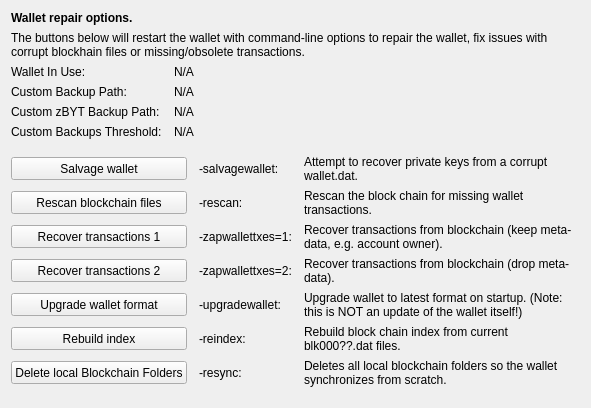
     <widget class="QWidget" name="tab_repair">
      <attribute name="title">
       <string>&amp;Wallet Repair</string>
      </attribute>
      <layout class="QGridLayout" name="gridLayout_4" columnstretch="0,0,0,0">
       <property name="horizontalSpacing">
        <number>12</number>
       </property>
       <item row="0" column="0" colspan="4">
        <widget class="QLabel" name="label_repair_header">
         <property name="font">
          <font>
           <weight>75</weight>
           <bold>true</bold>
          </font>
         </property>
         <property name="text">
          <string>Wallet repair options.</string>
         </property>
        </widget>
       </item>
       <item row="1" column="0" colspan="4">
        <widget class="QLabel" name="label_repair_helptext">
         <property name="font">
          <font>
           <weight>50</weight>
           <bold>false</bold>
          </font>
         </property>
         <property name="text">
          <string>The buttons below will restart the wallet with command-line options to repair the wallet, fix issues with corrupt blockhain files or missing/obsolete transactions.</string>
         </property>
         <property name="wordWrap">
          <bool>true</bool>
         </property>
        </widget>
       </item>
       <item row="2" column="0">
        <widget class="QLabel" name="wallet_path_label">
         <property name="text">
          <string>Wallet In Use:</string>
         </property>
        </widget>
       </item>
       <item row="2" column="1" colspan="3">
        <widget class="QLabel" name="wallet_path">
         <property name="cursor">
          <cursorShape>IBeamCursor</cursorShape>
         </property>
         <property name="text">
          <string>N/A</string>
         </property>
         <property name="textFormat">
          <enum>Qt::PlainText</enum>
         </property>
         <property name="textInteractionFlags">
          <set>Qt::LinksAccessibleByMouse|Qt::TextSelectableByKeyboard|Qt::TextSelectableByMouse</set>
         </property>
        </widget>
       </item>
       <item row="3" column="0">
        <widget class="QLabel" name="wallet_custombackuppath_label">
         <property name="text">
          <string>Custom Backup Path:</string>
         </property>
         <property name="visible">
          <bool>false</bool>
         </property>
        </widget>
       </item>
       <item row="3" column="1" colspan="3">
        <widget class="QLabel" name="wallet_custombackuppath">
         <property name="cursor">
          <cursorShape>IBeamCursor</cursorShape>
         </property>
         <property name="text">
          <string>N/A</string>
         </property>
         <property name="textFormat">
          <enum>Qt::PlainText</enum>
         </property>
         <property name="textInteractionFlags">
          <set>Qt::LinksAccessibleByMouse|Qt::TextSelectableByKeyboard|Qt::TextSelectableByMouse</set>
         </property>
         <property name="visible">
          <bool>false</bool>
         </property>
        </widget>
       </item>
       <item row="4" column="0">
        <widget class="QLabel" name="wallet_customzbytbackuppath_label">
         <property name="text">
          <string>Custom zBYT Backup Path:</string>
         </property>
         <property name="visible">
          <bool>false</bool>
         </property>
        </widget>
       </item>
       <item row="4" column="1" colspan="3">
        <widget class="QLabel" name="wallet_customzbytbackuppath">
         <property name="cursor">
          <cursorShape>IBeamCursor</cursorShape>
         </property>
         <property name="text">
          <string>N/A</string>
         </property>
         <property name="textFormat">
          <enum>Qt::PlainText</enum>
         </property>
         <property name="textInteractionFlags">
          <set>Qt::LinksAccessibleByMouse|Qt::TextSelectableByKeyboard|Qt::TextSelectableByMouse</set>
         </property>
         <property name="visible">
          <bool>false</bool>
         </property>
        </widget>
       </item>
       <item row="5" column="0">
        <widget class="QLabel" name="wallet_custombackupthreshold_label">
         <property name="text">
          <string>Custom Backups Threshold:</string>
         </property>
         <property name="visible">
          <bool>false</bool>
         </property>
        </widget>
       </item>
       <item row="5" column="1" colspan="3">
        <widget class="QLabel" name="wallet_custombackupthreshold">
         <property name="cursor">
          <cursorShape>IBeamCursor</cursorShape>
         </property>
         <property name="text">
          <string>N/A</string>
         </property>
         <property name="textFormat">
          <enum>Qt::PlainText</enum>
         </property>
         <property name="textInteractionFlags">
          <set>Qt::LinksAccessibleByMouse|Qt::TextSelectableByKeyboard|Qt::TextSelectableByMouse</set>
         </property>
         <property name="visible">
          <bool>false</bool>
         </property>
        </widget>
       </item>
       <item row="6" column="0">
        <spacer name="verticalSpacer_repair1">
         <property name="orientation">
          <enum>Qt::Vertical</enum>
         </property>
         <property name="sizeHint" stdset="0">
          <size>
           <width>10</width>
           <height>10</height>
          </size>
         </property>
        </spacer>
       </item>
       <item row="7" column="0" colspan="2">
        <widget class="QPushButton" name="btn_salvagewallet">
         <property name="minimumSize">
          <size>
           <width>100</width>
           <height>23</height>
          </size>
         </property>
         <property name="text">
          <string>Salvage wallet</string>
         </property>
        </widget>
       </item>
       <item row="7" column="2">
        <widget class="QLabel" name="label_repair_salvage_command">
         <property name="text">
          <string notr="true">-salvagewallet:</string>
         </property>
        </widget>
       </item>
       <item row="7" column="3">
        <widget class="QLabel" name="label_repair_salvage">
         <property name="text">
          <string>Attempt to recover private keys from a corrupt wallet.dat.</string>
         </property>
         <property name="wordWrap">
          <bool>true</bool>
         </property>
        </widget>
       </item>
       <item row="8" column="0" colspan="2">
        <widget class="QPushButton" name="btn_rescan">
         <property name="minimumSize">
          <size>
           <width>100</width>
           <height>23</height>
          </size>
         </property>
         <property name="text">
          <string>Rescan blockchain files</string>
         </property>
        </widget>
       </item>
       <item row="8" column="2">
        <widget class="QLabel" name="label_repair_rescan_command">
         <property name="text">
          <string notr="true">-rescan:</string>
         </property>
        </widget>
       </item>
       <item row="8" column="3">
        <widget class="QLabel" name="label_repair_rescan">
         <property name="text">
          <string>Rescan the block chain for missing wallet transactions.</string>
         </property>
         <property name="wordWrap">
          <bool>true</bool>
         </property>
        </widget>
       </item>
       <item row="9" column="0" colspan="2">
        <widget class="QPushButton" name="btn_zapwallettxes1">
         <property name="minimumSize">
          <size>
           <width>100</width>
           <height>23</height>
          </size>
         </property>
         <property name="text">
          <string>Recover transactions 1</string>
         </property>
        </widget>
       </item>
       <item row="9" column="2">
        <widget class="QLabel" name="label_repair_zap1_command">
         <property name="text">
          <string notr="true">-zapwallettxes=1:</string>
         </property>
        </widget>
       </item>
       <item row="9" column="3">
        <widget class="QLabel" name="label_repair_zap1">
         <property name="text">
          <string>Recover transactions from blockchain (keep meta-data, e.g. account owner).</string>
         </property>
         <property name="wordWrap">
          <bool>true</bool>
         </property>
        </widget>
       </item>
       <item row="10" column="0" colspan="2">
        <widget class="QPushButton" name="btn_zapwallettxes2">
         <property name="minimumSize">
          <size>
           <width>100</width>
           <height>23</height>
          </size>
         </property>
         <property name="text">
          <string>Recover transactions 2</string>
         </property>
        </widget>
       </item>
       <item row="10" column="2">
        <widget class="QLabel" name="label_repair_zap2_command">
         <property name="text">
          <string notr="true">-zapwallettxes=2:</string>
         </property>
        </widget>
       </item>
       <item row="10" column="3">
        <widget class="QLabel" name="label_repair_zap2">
         <property name="text">
          <string>Recover transactions from blockchain (drop meta-data).</string>
         </property>
         <property name="wordWrap">
          <bool>true</bool>
         </property>
        </widget>
       </item>
       <item row="11" column="0" colspan="2">
        <widget class="QPushButton" name="btn_upgradewallet">
         <property name="minimumSize">
          <size>
           <width>100</width>
           <height>23</height>
          </size>
         </property>
         <property name="text">
          <string>Upgrade wallet format</string>
         </property>
        </widget>
       </item>
       <item row="11" column="2">
        <widget class="QLabel" name="label_repair_upgrade_command">
         <property name="text">
          <string notr="true">-upgradewallet:</string>
         </property>
        </widget>
       </item>
       <item row="11" column="3">
        <widget class="QLabel" name="label_repair_upgrade">
         <property name="text">
          <string>Upgrade wallet to latest format on startup. (Note: this is NOT an update of the wallet itself!)</string>
         </property>
         <property name="wordWrap">
          <bool>true</bool>
         </property>
        </widget>
       </item>
       <item row="12" column="0" colspan="2">
        <widget class="QPushButton" name="btn_reindex">
         <property name="minimumSize">
          <size>
           <width>100</width>
           <height>23</height>
          </size>
         </property>
         <property name="text">
          <string>Rebuild index</string>
         </property>
        </widget>
       </item>
       <item row="12" column="2">
        <widget class="QLabel" name="label_repair_reindex_command">
         <property name="text">
          <string notr="true">-reindex:</string>
         </property>
        </widget>
       </item>
       <item row="12" column="3">
        <widget class="QLabel" name="label_repair_reindex">
         <property name="text">
          <string>Rebuild block chain index from current blk000??.dat files.</string>
         </property>
         <property name="wordWrap">
          <bool>true</bool>
         </property>
        </widget>
       </item>
       <item row="13" column="0" colspan="2">
        <widget class="QPushButton" name="btn_resync">
         <property name="minimumSize">
          <size>
           <width>100</width>
           <height>23</height>
          </size>
         </property>
         <property name="text">
          <string>Delete local Blockchain Folders</string>
         </property>
        </widget>
       </item>
       <item row="13" column="2">
        <widget class="QLabel" name="label_repair_resync_command">
         <property name="text">
          <string>-resync:</string>
         </property>
        </widget>
       </item>
       <item row="13" column="3">
        <widget class="QLabel" name="label_repair_resync">
         <property name="text">
          <string>Deletes all local blockchain folders so the wallet synchronizes from scratch.</string>
         </property>
         <property name="wordWrap">
          <bool>true</bool>
         </property>
        </widget>
       </item>
       <item row="14" column="0">
        <spacer name="verticalSpacer_repair2">
         <property name="orientation">
          <enum>Qt::Vertical</enum>
         </property>
         <property name="sizeHint" stdset="0">
          <size>
           <width>20</width>
           <height>10</height>
          </size>
         </property>
        </spacer>
       </item>
      </layout>
     </widget>
